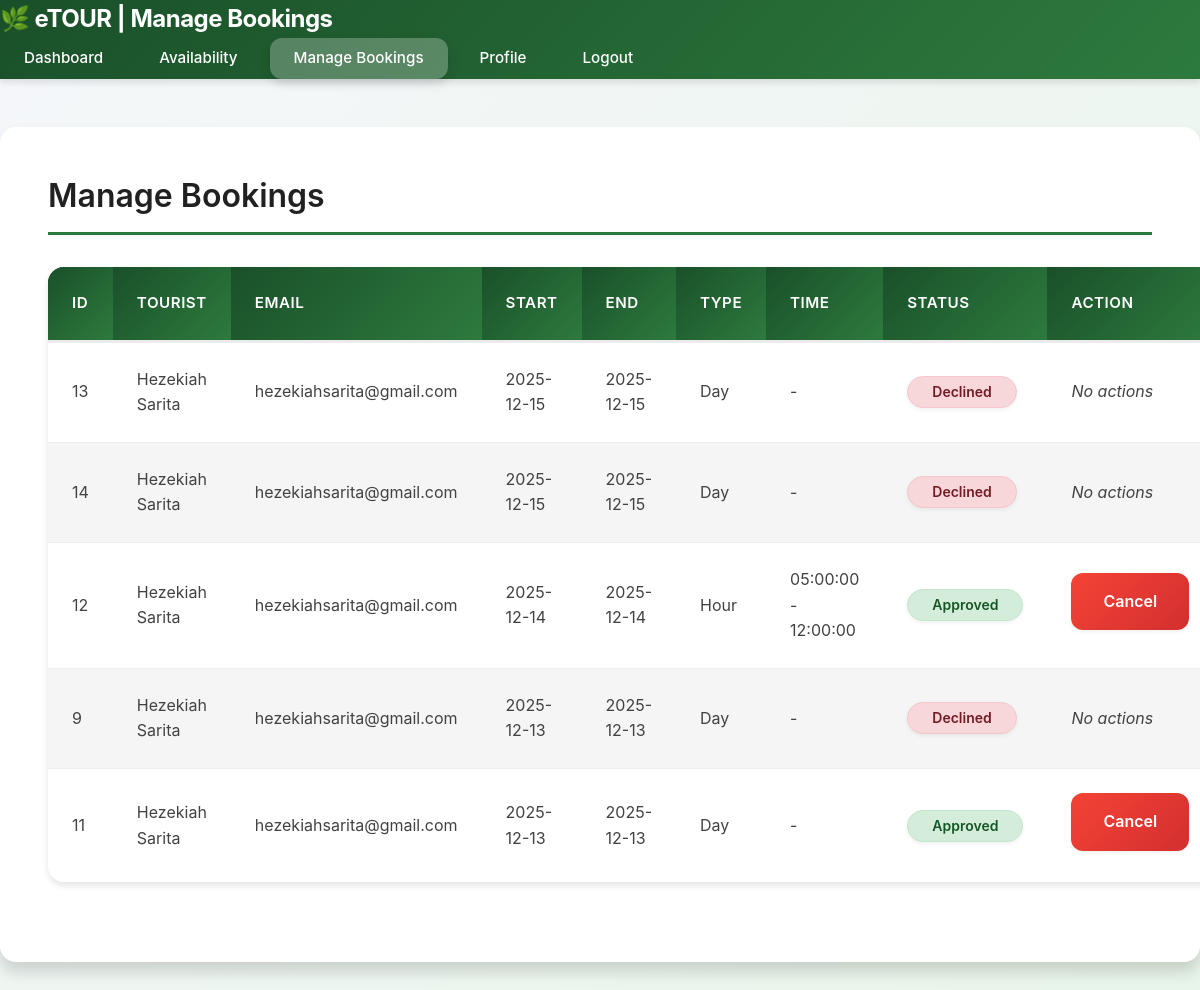
The page /guides/manage_bookings.php (signed in) on the database its author committed.
### tables this page shows
CREATE TABLE `bookings` (
  `id` int(11) NOT NULL,
  `user_id` int(11) NOT NULL,
  `guide_id` int(11) NOT NULL,
  `rate_type` enum('day','hour') NOT NULL,
  `start_date` date NOT NULL,
  `end_date` date NOT NULL,
  `start_time` time DEFAULT NULL,
  `end_time` time DEFAULT NULL,
  `booking_date` date NOT NULL,
  `status` enum('pending','approved','declined','cancelled') DEFAULT 'pending',
  `created_at` timestamp NOT NULL DEFAULT current_timestamp()
);

CREATE TABLE `users` (
  `id` int(11) NOT NULL,
  `name` varchar(255) NOT NULL,
  `email` varchar(255) NOT NULL,
  `password` varchar(255) NOT NULL,
  `role` enum('user','guide','admin') NOT NULL DEFAULT 'user',
  `is_tourist_mode` tinyint(1) DEFAULT 0,
  `created_at` timestamp NOT NULL DEFAULT current_timestamp(),
  `verification_code` varchar(255) DEFAULT NULL,
  `is_verified` tinyint(1) DEFAULT 0,
  `reset_token` varchar(255) DEFAULT NULL,
  `reset_token_expiry` datetime DEFAULT NULL
);

### guides/manage_bookings.php (the view, shortened to what this page needs)
<?php
require_once "../includes/database.php";
$userId = (int)$_SESSION["user_id"];
$stmtGuide = $pdo->prepare("SELECT id FROM guides WHERE user_id = ?");
$stmtGuide->execute([$userId]);
$guide = $stmtGuide->fetch(PDO::FETCH_ASSOC);
$guideId = (int)$guide["id"];
    ?>
    <?php
$stmt = $pdo->prepare("
    SELECT
        b.id, b.start_date, b.end_date, b.status,
        b.rate_type, b.start_time, b.end_time,
        u.name AS tourist_name, u.email AS tourist_email
    FROM bookings b
    JOIN users u ON b.user_id = u.id
    WHERE b.guide_id = ?
    ORDER BY b.start_date DESC
");
$stmt->execute([$guideId]);
$bookings = $stmt->fetchAll(PDO::FETCH_ASSOC);
?>
<!DOCTYPE html>
<html lang="en">
<head>
<link rel="stylesheet" href="../style.css">
</head>
<body>
<header class="navbar">
    <div class="logo">🌿 eTOUR | Manage Bookings</div>
    <div class="nav-links">
        <a href="dashboard.php">Dashboard</a>
        <a href="availability.php">Availability</a>
        <a href="manage_bookings.php" class="active-link">Manage Bookings</a>
        <a href="profile.php">Profile</a>
        <a href="../auth/logout.php">Logout</a>
    </div>
</header>
<div class="container">
    <h2>Manage Bookings</h2>
    <?php if (empty($bookings)): ?>
        <p>No bookings yet.</p>
    <?php else: ?>
        <table>
            <thead>
                <tr>
                    <th>ID</th>
                    <th>Tourist</th>
                    <th>Email</th>
                    <th>Start</th>
                    <th>End</th>
                    <th>Type</th>
                    <th>Time</th>
                    <th>Status</th>
                    <th style="width:220px;">Action</th>
                </tr>
            </thead>
            <tbody>
            <?php foreach ($bookings as $b): ?>
                <tr>
                    <td><?= (int)$b["id"] ?></td>
                    <td><?= htmlspecialchars($b["tourist_name"]) ?></td>
                    <td><?= htmlspecialchars($b["tourist_email"]) ?></td>
                    <td><?= htmlspecialchars($b["start_date"]) ?></td>
                    <td><?= htmlspecialchars($b["end_date"]) ?></td>
                    <td><?= ucfirst(htmlspecialchars($b["rate_type"])) ?></td>
                    <td>
                        <?php if ($b["rate_type"] === "hour" && $b["start_time"] && $b["end_time"]): ?>
                            <?= htmlspecialchars($b["start_time"]) ?> - <?= htmlspecialchars($b["end_time"]) ?>
                        <?php else: ?>
                            -
                        <?php endif; ?>
                    </td>
                    <td>
                        <?php
                            $status = $b["status"];
                            $class = "status-" . $status;
                        ?>
                        <span class="status <?= $class ?>"><?= ucfirst($status) ?></span>
                    </td>
                    <td>
                        <?php if ($status === "pending"): ?>
                            <a href="manage_bookings.php?action=confirm&booking_id=<?= (int)$b['id'] ?>" class="btn btn-confirm">Confirm</a>
                            <a href="manage_bookings.php?action=decline&booking_id=<?= (int)$b['id'] ?>" class="btn btn-decline">Decline</a>
                        <?php elseif ($status === "approved"): ?>
                            <a href="manage_bookings.php?action=cancel&booking_id=<?= (int)$b['id'] ?>" class="btn btn-cancel">Cancel</a>
                        <?php else: ?>
                            <em>No actions</em>
                        <?php endif; ?>
                    </td>
                </tr>
            <?php endforeach; ?>
            </tbody>
        </table>
    <?php endif; ?>
</div>
</body>
</html>

### style.css (style rules this page uses)
* { margin: 0; padding: 0; box-sizing: border-box; }
body { font-family: -apple-system, BlinkMacSystemFont, 'Segoe UI', 'Roboto', 'Oxygen', 'Ubuntu', 'Cantarell', sans-serif; background: linear-gradient(135deg, #f5f7fa 0%, #e8f5e9 100%); color: var(--gray-900); line-height: 1.6; min-height: 100vh; -webkit-font-smoothing: antialiased; -moz-osx-font-smoothing: grayscale; }
.navbar { background: linear-gradient(135deg, var(--primary-dark) 0%, var(--primary) 100%); padding: 0; box-shadow: var(--shadow-md); position: sticky; top: 0; z-index: 1000; backdrop-filter: blur(10px); }
.logo { font-size: 1.5rem; font-weight: 700; color: var(--white); display: flex; align-items: center; gap: var(--space-sm); letter-spacing: -0.5px; }
.nav-links { display: flex; gap: var(--space-sm); align-items: center; flex-wrap: wrap; }
.nav-links a, .nav-links button { color: var(--white); text-decoration: none; padding: var(--space-sm) var(--space-lg); border-radius: var(--radius-md); transition: var(--transition); font-weight: 500; font-size: 0.95rem; background: transparent; border: none; cursor: pointer; position: relative; }
.nav-links a.active-link { background: rgba(255, 255, 255, 0.25); box-shadow: 0 4px 12px rgba(0, 0, 0, 0.15); }
.container { max-width: 1200px; margin: var(--space-2xl) auto; padding: var(--space-2xl); background: var(--white); border-radius: var(--radius-lg); box-shadow: var(--shadow-lg); }
h1, h2, h3, h4, h5, h6 { color: var(--gray-900); font-weight: 600; margin-bottom: var(--space-lg); line-height: 1.3; }
h2 { font-size: 2rem; padding-bottom: var(--space-md); border-bottom: 3px solid var(--primary); margin-bottom: var(--space-xl); }
.btn, button[type="submit"], input[type="submit"] { background: linear-gradient(135deg, var(--primary), var(--primary-dark)); color: var(--white); padding: var(--space-md) var(--space-xl); border: none; border-radius: var(--radius-md); font-weight: 600; font-size: 1rem; cursor: pointer; transition: var(--transition); box-shadow: var(--shadow-sm); display: inline-block; text-decoration: none; text-align: center; position: relative; overflow: hidden; }
.btn::before { content: ''; position: absolute; top: 0; left: -100%; width: 100%; height: 100%; background: linear-gradient(90deg, transparent, rgba(255,255,255,0.2), transparent); transition: var(--transition-slow); }
.btn-decline, .btn-cancel { background: linear-gradient(135deg, var(--danger), #d32f2f); }
.status { display: inline-block; padding: 0.2rem 0.5rem; border-radius: 999px; font-size: 0.8rem; font-weight: 600; line-height: 1; }
table { width: 100%; border-collapse: collapse; margin: var(--space-xl) 0; background: var(--white); border-radius: var(--radius-lg); overflow: hidden; box-shadow: var(--shadow-md); }
thead { background: linear-gradient(135deg, var(--primary-dark), var(--primary)); color: var(--white); }
th { padding: var(--space-lg); text-align: left; font-weight: 600; font-size: 0.95rem; text-transform: uppercase; letter-spacing: 0.5px; }
td { padding: var(--space-lg); border-bottom: 1px solid var(--gray-200); color: var(--gray-800); }
tr:last-child td { border-bottom: none; }
tbody tr { transition: var(--transition-fast); }
table thead th { background: linear-gradient(135deg, var(--primary-dark), var(--primary)); color: var(--white); border-bottom: 3px solid rgba(0,0,0,0.08); position: sticky; top: 0; z-index: 3; }
tbody tr:nth-child(odd) td { background: var(--white); }
tbody tr:nth-child(even) td { background: var(--gray-100); }
.status { display: inline-block; padding: var(--space-sm) var(--space-lg); border-radius: 20px; font-size: 0.875rem; font-weight: 600; text-transform: capitalize; box-shadow: var(--shadow-sm); }
.status-confirmed, .status-approved { background: #d4edda; color: #155724; border: 1px solid #c3e6cb; }
.status-cancelled, .status-declined { background: #f8d7da; color: #721c24; border: 1px solid #f5c6cb; }

### rows shown on the page
bookings: id "13", user.name "Hezekiah Sarita", user.email "hezekiahsarita@gmail.com", start_date "2025-12-15", end_date "2025-12-15", rate_type "Day", status "Declined", shows "No actions"
bookings: id "14", user.name "Hezekiah Sarita", user.email "hezekiahsarita@gmail.com", start_date "2025-12-15", end_date "2025-12-15", rate_type "Day", status "Declined", shows "No actions"
bookings: id "12", user.name "Hezekiah Sarita", user.email "hezekiahsarita@gmail.com", start_date "2025-12-14", end_date "2025-12-14", rate_type "Hour", start_time "05:00:00", end_time "12:00:00", status "Approved"
bookings: id "9", user.name "Hezekiah Sarita", user.email "hezekiahsarita@gmail.com", start_date "2025-12-13", end_date "2025-12-13", rate_type "Day", status "Declined", shows "No actions"
bookings: id "11", user.name "Hezekiah Sarita", user.email "hezekiahsarita@gmail.com", start_date "2025-12-13", end_date "2025-12-13", rate_type "Day", status "Approved"
